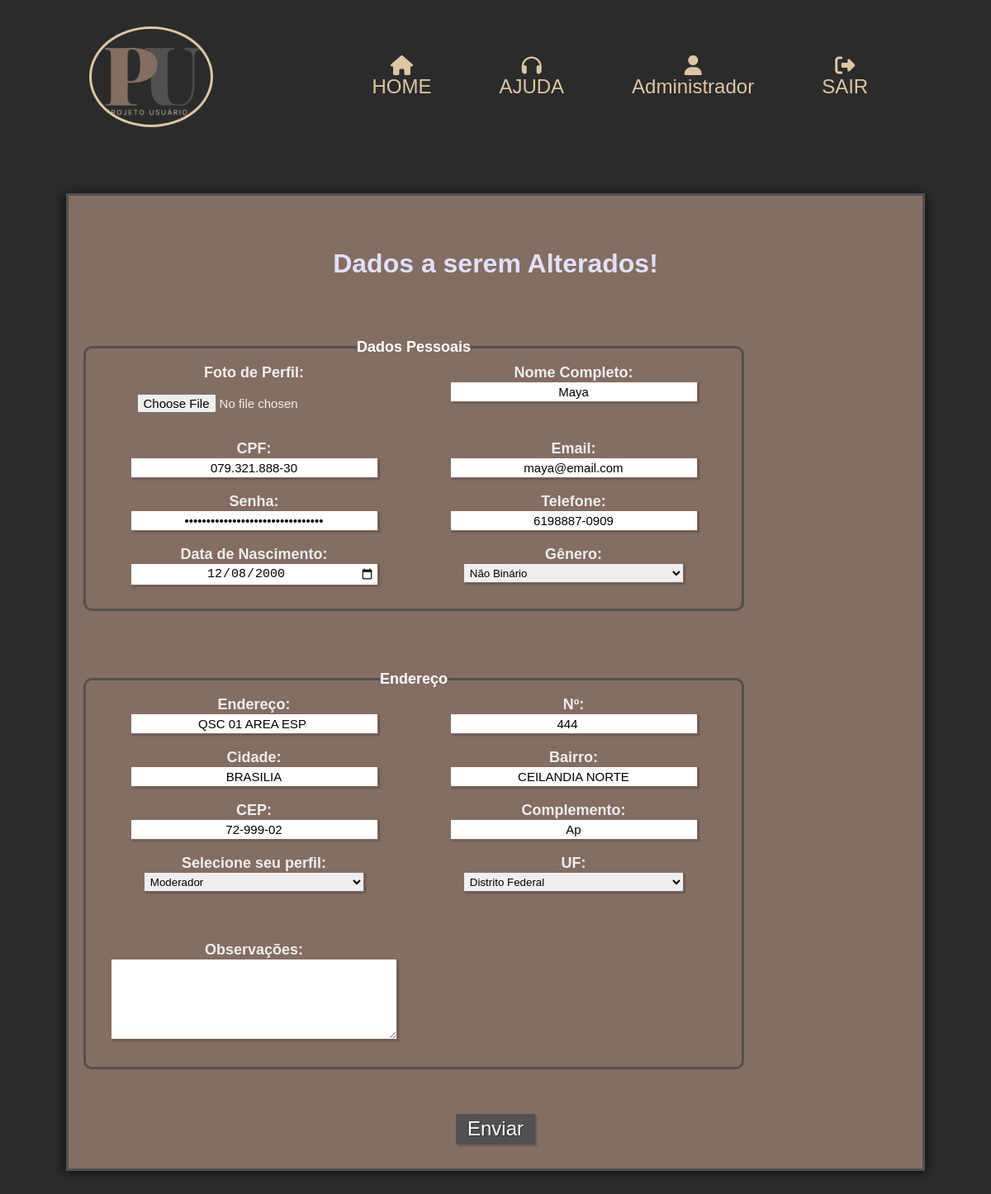
The app's page /view/alterar_adm_usu.php?id_usuario=3 (signed in), older data.
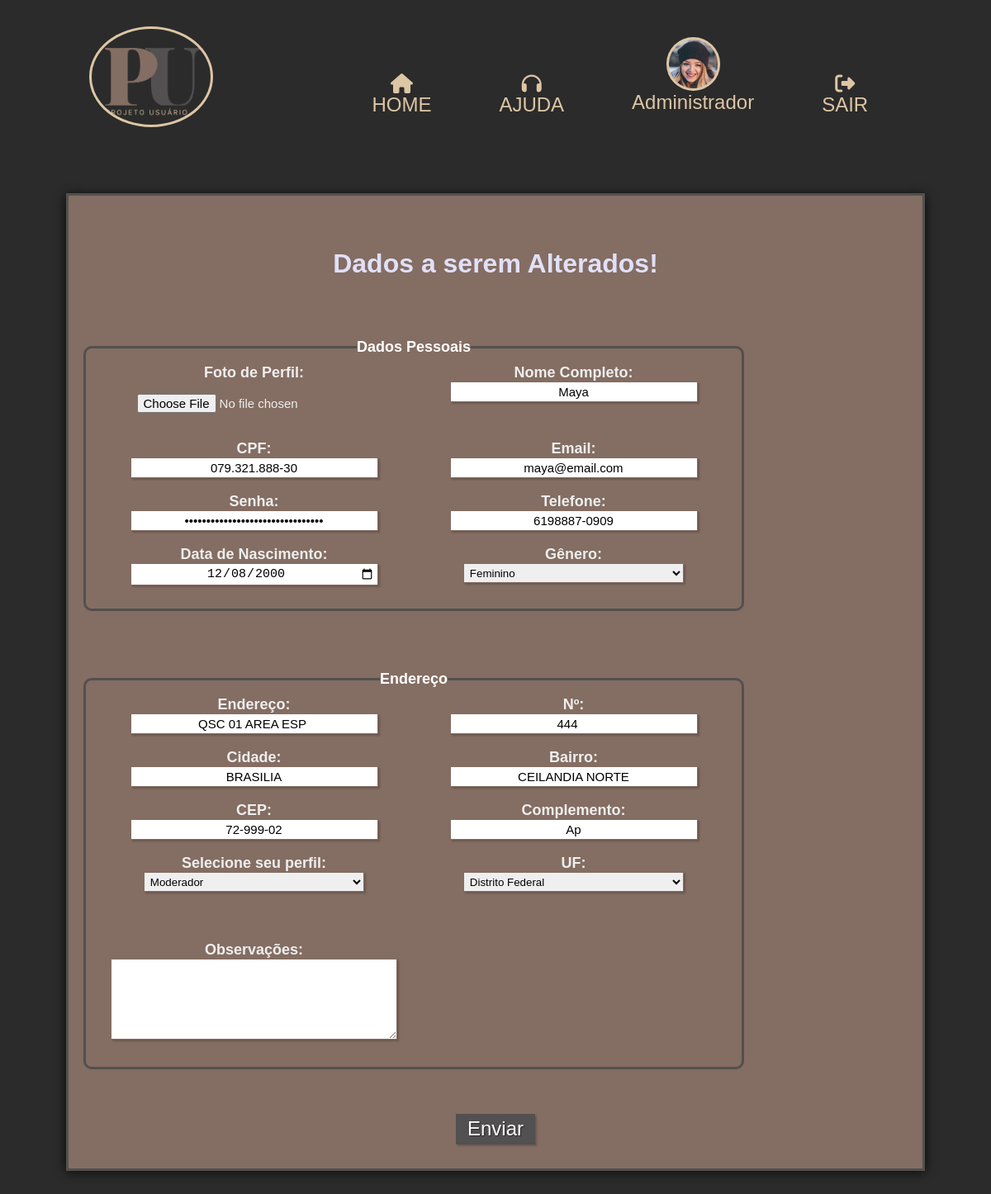
The same page, newer data.
### tables this page shows
CREATE TABLE `usuario` (
  `id_usuario` INT(11) NOT NULL AUTO_INCREMENT,
  `nome_usu` VARCHAR(100) NOT NULL,
  `email` VARCHAR(100) NOT NULL,
  `senha` VARCHAR(50) NOT NULL,
  `telefone` VARCHAR(20) DEFAULT NULL,
  `cpf` VARCHAR(14) DEFAULT NULL,
  `sexo` ENUM('masculino', 'feminino', 'naoBinario', 'naoDeclarar') NOT NULL COMMENT 'Masculino\\nFeminino\\nNão Binário\\nNão Declarar',
  `dt_nascimento` DATE DEFAULT NULL,
  `endereco` VARCHAR(70) DEFAULT NULL,
  `numero` CHAR(7) DEFAULT NULL,
  `complemento` VARCHAR(15) DEFAULT NULL,
  `bairro` VARCHAR(70) DEFAULT NULL,
  `cidade` VARCHAR(70) DEFAULT NULL,
  `cep` CHAR(9) DEFAULT NULL,
  `uf` CHAR(2) DEFAULT NULL,
  `foto` VARCHAR(50) DEFAULT NULL,
  `obs` TEXT DEFAULT NULL,
  `situacao` VARCHAR(10) DEFAULT 'Ativo' COMMENT 'Ativo\\nCancelado\\nBloqueado',
  `fk_id_perfil` INT(11) NOT NULL,
  PRIMARY KEY (`id_usuario`, `fk_id_perfil`),
  INDEX `fk_usuario_perfil_usu1_idx` (`fk_id_perfil` ASC) ,
  CONSTRAINT `fk_usuario_perfil_usu1`
    FOREIGN KEY (`fk_id_perfil`)
    REFERENCES `perfil` (`id_perfil`)
    ON DELETE NO ACTION
    ON UPDATE NO ACTION);

### model/usuarioDAO.php (called while the page is built, shortened)
<?php
require_once 'conexao.php';
require_once 'usuarioDTO.php';
class UsuarioDAO{
    public $pdo ;
    public function __construct(){
        $this->pdo = Conexao::getInstance();
    }
    public function buscarPorID($id) {
        try {
            $sql = "SELECT * FROM usuario WHERE id_usuario=?";
            $stmt = $this->pdo->prepare($sql);
            $stmt->bindValue(1,$id);
            $stmt->execute();
            if ($stmt->rowCount() > 0) {
                $usuarioFetch = $stmt->fetch(PDO::FETCH_ASSOC);
                $usuarioDTO = new UsuarioDTO();
                $usuarioDTO->setId_usuario($usuarioFetch["id_usuario"]);
                $usuarioDTO->setNome_usu($usuarioFetch["nome_usu"]);
                $usuarioDTO->setEmail($usuarioFetch["email"]);
                $usuarioDTO->setSenha($usuarioFetch["senha"]);
                $usuarioDTO->setCpf($usuarioFetch["cpf"]);
                $usuarioDTO->setTelefone($usuarioFetch["telefone"]);
                $usuarioDTO->setSexo($usuarioFetch["sexo"]);
                $usuarioDTO->setDt_nascimento($usuarioFetch["dt_nascimento"]);
                $usuarioDTO->setEndereco($usuarioFetch["endereco"]);
                $usuarioDTO->setNumero($usuarioFetch["numero"]);
                $usuarioDTO->setComplemento($usuarioFetch["complemento"]);
                $usuarioDTO->setBairro($usuarioFetch["bairro"]);
                $usuarioDTO->setCidade($usuarioFetch["cidade"]);
                $usuarioDTO->setUf($usuarioFetch["uf"]);
                $usuarioDTO->setCep($usuarioFetch["cep"]);
                $usuarioDTO->setSituacao($usuarioFetch["situacao"]);
                $usuarioDTO->setFoto($usuarioFetch["foto"]);
                $usuarioDTO->setObs($usuarioFetch["obs"]);
                $usuarioDTO->setId_Perfil($usuarioFetch["fk_id_perfil"]);
                return $usuarioDTO;
            }
            return false;
        } catch (PDOException $exc) {
            echo $exc->getMessage();
            die();
        }
    }
    public function mostrarFoto($id) {
        try{
            $sql = "SELECT * FROM usuario u INNER JOIN perfil p ON u.fk_id_perfil = p.id_perfil WHERE id_usuario=?";
            $stmt = $this->pdo->prepare($sql);
            $stmt->bindValue(1, $id);
            $stmt->execute();
            $usuarioFetch = $stmt->fetch(PDO::FETCH_ASSOC);
           if($usuarioFetch != null){
                    return $usuarioFetch;
               }
               return null;
           }catch(PDOException $exc){
           echo $exc->getMessage();
       }
    }
}

### model/conexao.php (called while the page is built)
<?php
class Conexao{
    private static $conexao;
    public static function getInstance(){
        if(!isset(self::$conexao)){
            try{
                $options = array(
                    PDO::ATTR_PERSISTENT => true,
                    PDO::MYSQL_ATTR_INIT_COMMAND => 'SET NAMES UTF8',
                    PDO::ATTR_ERRMODE => PDO::ERRMODE_EXCEPTION
                );
                    self::$conexao = new PDO("mysql:host=localhost;dbname=projeto_usu","root","",$options);
            }catch(PDOException $exc){
                echo "Erro ao conectar ao banco ".$exc->getMessage();
            }
        }
        return self::$conexao;
    }
}

### model/usuarioDTO.php (called while the page is built, shortened)
<?php
class UsuarioDTO{
    private $nome_usu;
    private $email;
    private $senha;
    private $cpf;
    private $telefone;
    private $sexo;
    private $dt_nascimento;
    private $endereco;
    private $numero;
    private $complemento;
    private $bairro;
    private $cidade;
    private $uf;
    private $cep;
    private $foto;
    private $obs;
    private $id_perfil;
    public function setId_usuario($id_usuario)
    {
        return $this;
    }
    public function getNome_usu(){
        return $this->nome_usu;
    }
    public function setNome_usu($nome_usu)
    {
        $this->nome_usu = ucwords(trim($nome_usu));
        return $this;
    }
    public function getEmail()
    {
        return $this->email;
    }
    public function setEmail($email)
    {
        $this->email = strtolower(trim($email));
        return $this;
    }
    public function getSenha()
    {
        return $this->senha;
    }
    public function setSenha($senha)
    {
        $this->senha = strtolower(trim($senha));
        return $this;
    }
    public function getCpf(){
        return $this->cpf;
    }
    public function setCpf($cpf)
    {
        $this->cpf = $cpf;
        return $this;
    }
    public function getTelefone(){
        return $this->telefone;
    }
    public function setTelefone($telefone){
        $this->telefone = $telefone;
    }
    public function getSexo(){
        return $this->sexo;
    }
    public function setSexo($sexo){
        $this->sexo = $sexo;
    }
    public function getDt_nascimento(){
        return $this->dt_nascimento;
    }
    public function setDt_nascimento($dt_nascimento){
        $this->dt_nascimento = $dt_nascimento;
    }
    public function getFoto(){
        return $this->foto;
    }
    public function setFoto($foto){
        $this->foto = $foto;
    }
    public function getObs(){
        return $this->obs;
    }
    public function setObs($obs){
        $this->obs = $obs;
    }
    public function getEndereco(){
        return $this->endereco;
    }
    public function setEndereco($endereco)
    {
        $this->endereco = $endereco;
        return $this;
    }
    public function getNumero(){
        return $this->numero;
    }
    public function setNumero($numero)
    {
        $this->numero = $numero;
        return $this;
    }
    public function getComplemento(){
        return $this->complemento;
    }
    public function setComplemento($complemento)
    {
        $this->complemento = $complemento;
        return $this;
    }
    public function getBairro(){
        return $this->bairro;
    }
    public function setBairro($bairro)
    {
        $this->bairro = $bairro;
        return $this;
    }
    public function getCidade(){
        return $this->cidade;
    }
    public function setCidade($cidade)
    {
        $this->cidade = $cidade;
        return $this;
    }
    public function getUf(){
        return $this->uf;
    }
    public function setUf($uf)
    {
        $this->uf = $uf;
        return $this;
    }
    public function getCep(){
        return $this->cep;
    }
    public function setCep($cep)
    {
        $this->cep = $cep;
        return $this;
    }
    public function setSituacao($situacao)
    {
        return $this;
    }
    public function getId_perfil(){
        return $this->id_perfil;
    }
    public function setId_perfil($id_perfil)
    {
        $this->id_perfil = $id_perfil;
        return $this;
    }
}

### view/alterar_adm_usu.php (the view, shortened to what the changed rows need)
<?php
require_once '../model/usuarioDAO.php';
$usuarioDAO = new UsuarioDAO();
if(isset($_SESSION['id_usuario'])){
    $nome_usuario = $_SESSION['nome_usu'];
    $id = $_SESSION['id_usuario'];
    $id_perfil = $_SESSION['id_perfil'];
    $usuarioFetch = $usuarioDAO->mostrarFoto($id);
    if (isset($_GET['id_usuario'])) {
        $id_cliente = $_GET['id_usuario'];
        $usuario = $usuarioDAO->buscarPorID($id_cliente);
    } else {
    }
}else{
    $nome_usuario = "";
    header("Location: ../index.php?msg=Usuário não encontrado");
    exit();
}
?>
<!DOCTYPE html>
<html lang="pt-br">
<head>
    <link rel="stylesheet" href="../css/cadastro.css">
    <link rel="stylesheet" href="../css/style.css">
    <link rel="stylesheet" href="https://cdnjs.cloudflare.com/ajax/libs/font-awesome/6.4.0/css/all.min.css" />
    <link rel="stylesheet" href="https://cdn.jsdelivr.net/npm/sweetalert2@11.0.18/dist/sweetalert2.min.css">
</head>
<body>
    <header class="main_header">
        <nav class="navbar">
            <?php
                if (!empty($nome_usuario)) {
                    if ($id_perfil == 1 || $id_perfil == 2 || $id_perfil == 3) {
                        $foto = $usuarioFetch['foto'] ?? "";
                        echo '<a href="perfil_usu.php">';
                        if ($foto) {
                                echo '<img src="../assets/pessoas/'.$foto.'" alt="Foto do Cliente">';
                            } else {
                                echo '<i class="fa-solid fa-user"></i>';
                            }
                        echo $nome_usuario.'</a>';
                    }
                }
            ?>
        </nav>
    </header>
    <main id="container">
        <h1>Dados a serem Alterados!</h1>
        <form action="../control/alterar_cliente_control.php" method="post" enctype="multipart/form-data">
            <fieldset class="grupo">
                <div class="field">
                    <label for="foto"><strong>Foto de Perfil:</strong></label>
                    <input type="file" name="foto" class="input" value="<?= $usuario->getFoto()?>" required>
                </div>
                <div class="field">
                    <label for="nome_usu"><strong>Nome Completo:</strong><br></label>
                    <input type="text" name="nome_usu" class="input" value="<?= $usuario->getNome_usu()?>" required>
                </div>
                <div class="field">
                    <label for="cpf"><strong>CPF:</strong><br></label>
                    <input type="text" name="cpf" value="<?= $usuario->getCpf()?>" class="input">
                </div>
                <div class="field">
                    <label for="email"><strong>Email:</strong><br></label>
                    <input type="text" name="email" value="<?= $usuario->getEmail()?>" class="input">
                </div>
                <div class="field">
                    <label for="senha"><strong>Senha:</strong><br></label>
                    <input type="password" name="senha" value="<?= $usuario->getSenha()?>" class="input">
                </div>
                <div class="field">
                    <label for="telefone"><strong>Telefone:</strong><br></label>
                    <input type="tel" name="telefone" value="<?= $usuario->getTelefone()?>" class="input">
                </div>
                <div class="field">
                    <label for="dt_nascimento"><strong>Data de Nascimento:</strong><br></label>
                    <input type="date" name="dt_nascimento" value="<?= $usuario->getDt_nascimento()?>" class="input">
                </div>
                <div class="field">
                    <label for="sexo"><strong>Gênero:</strong></label><br>
                    <select id="sexo" name="sexo" required>
                        <option value="feminino" <?=($usuario->getSexo() == 'feminino') ? 'selected' : ''; ?>>Feminino</option>
                        <option value="naoBinario" <?=($usuario->getSexo() == 'naoBinario') ? 'selected' : ''; ?>>Não Binário</option>
                    </select>
                </div>
            </fieldset>
            <fieldset class="grupo">
                <div class="field">
                    <label for="endereco"><strong>Endereço:</strong><br></label>
                    <input type="text" name="endereco" value="<?= $usuario->getEndereco()?>" class="input">
                </div>
                <div class="field">
                    <label for="numero"><strong>Nº:</strong><br></label>
                    <input type="number" name="numero" value="<?= $usuario->getNumero()?>" class="input">
                </div>
                <div class="field">
                    <label for="cidade"><strong>Cidade:</strong><br></label>
                    <input type="text" name="cidade" value="<?= $usuario->getCidade()?>" class="input">
                </div>
                <div class="field">
                    <label for="bairro"><strong>Bairro:</strong><br></label>
                    <input type="text" name="bairro" value="<?= $usuario->getBairro()?>" class="input">
                </div>
                <div class="field">
                    <label for="cep"><strong>CEP:</strong><br></label>
                    <input type="text" name="cep" value="<?= $usuario->getCep()?>" class="input">
                </div>
                <div class="field">
                    <label for="complemento"><strong>Complemento:</strong><br></label>
                    <input type="text" name="complemento" value="<?= $usuario->getComplemento()?>" class="input">
                </div>
                <div class="field">
                    <label for="sexo"><strong>Selecione seu perfil:</strong></label><br>
                    <select id="fk_id_perfil" name="fk_id_perfil" required>
                        <option value="3" <?=($usuario->getId_perfil() == '3') ? 'selected' : ''; ?>>Moderador</option>
                    </select>
                </div>
                <div class="field">
                    <label for="uf"><strong>UF:</strong></label><br>
                    <select id="estado" name="uf" required>
                        <option value="DF" <?=($usuario->getUf() == 'DF') ? 'selected' : ''; ?>>Distrito Federal</option>
                    </select><br><br><br>
                </div>
                <div class="field">
                    <label for="obs"><strong>Observações:</strong><br></label>
                    <textarea rows="6" style="width: 26em" name="obs" value="<?= $usuario->getObs()?>" ></textarea>
                </div>
            </fieldset> <br><br><br>
        </form>
    </main>
</body>
</html>

Row changes from the older to the newer data that the page shows:
now on this page (row edited): usuario: foto (picture)
changed usuario (number 1 of 2 on the later page): foto empty → "pic-2.png" (drawn)
changed usuario "Maya": sexo "Não Binário" → "Feminino"
